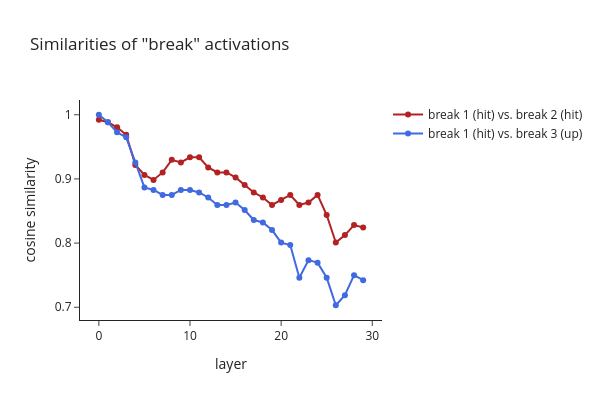

The notebook cell this image was saved under:
### Markdown cell above
Let's visualize how residual stream activations change depending on the context by looking at a polysemous word like "break".

### Code cell
import plotly.graph_objects as go
import torch

with model.trace("The package is very fragile - it will break easily"):
  # loop through all the layers to get their activations
  break_one = [layer.output[0, -2] for layer in model.model.layers].save()

with model.trace("If you throw the ball at the window you might break it"):
  # loop through all the layers to get their activations
  break_two = [layer.output[0, -2] for layer in model.model.layers].save()

with model.trace("This relationship is hard and I think we should break up"):
  break_three = [layer.output[0, -2] for layer in model.model.layers].save()

# we can use cosine distance to measure how similar the activations are
cosine_similarities_one_vs_two = [
    torch.nn.functional.cosine_similarity(act_one, act_two, dim=0).item()
    for act_one, act_two in zip(break_one, break_two)
]

cosine_similarities_one_vs_three = [
    torch.nn.functional.cosine_similarity(act_one, act_three, dim=0).item()
    for act_one, act_three in zip(break_one, break_three)
]

fig = go.Figure()

# plot similarities between the two physical breaks
fig.add_trace(go.Scatter(
    x=list(range(len(model.model.layers))),
    y=cosine_similarities_one_vs_two,
    mode='lines+markers',
    name='break 1 (hit) vs. break 2 (hit)',
    line=dict(color='firebrick', width=2)
))

# add similarity between physical break and figurative break up
fig.add_trace(go.Scatter(
    x=list(range(len(model.model.layers))),
    y=cosine_similarities_one_vs_three,
    mode='lines+markers',
    name='break 1 (hit) vs. break 3 (up)',
    line=dict(color='royalblue', width=2) # Dashed line
))

fig.update_layout(
    title='Similarities of \"break\" activations',
    xaxis_title='layer',
    yaxis_title='cosine similarity'
)

fig.update_layout(template="simple_white", width=600, height=400)

fig.show()

### Figure 1 — Plotly figure (JSON) as saved in the notebook; plotly's stock layout.template omitted (floating-point values rounded to 4 significant figures)
{"data": [{"line": {"color": "firebrick", "width": 2}, "mode": "lines+markers", "name": "break 1 (hit) vs. break 2 (hit)", "type": "scatter", "x": [0, 1, 2, 3, 4, 5, 6, 7, 8, 9, 10, 11, 12, 13, 14, 15, 16, 17, 18, 19, 20, 21, 22, 23, 24, 25, 26, 27, 28, 29], "y": [0.9922, 0.9883, 0.9805, 0.9688, 0.9219, 0.9062, 0.8984, 0.9102, 0.9297, 0.9258, 0.9336, 0.9336, 0.918, 0.9102, 0.9102, 0.9023, 0.8906, 0.8789, 0.8711, 0.8594, 0.8672, 0.875, 0.8594, 0.8633, 0.875, 0.8438, 0.8008, 0.8125, 0.8281, 0.8242]}, {"line": {"color": "royalblue", "width": 2}, "mode": "lines+markers", "name": "break 1 (hit) vs. break 3 (up)", "type": "scatter", "x": [0, 1, 2, 3, 4, 5, 6, 7, 8, 9, 10, 11, 12, 13, 14, 15, 16, 17, 18, 19, 20, 21, 22, 23, 24, 25, 26, 27, 28, 29], "y": [1, 0.9883, 0.9727, 0.9648, 0.9258, 0.8867, 0.8828, 0.875, 0.875, 0.8828, 0.8828, 0.8789, 0.8711, 0.8594, 0.8594, 0.8633, 0.8516, 0.8359, 0.832, 0.8203, 0.8008, 0.7969, 0.7461, 0.7734, 0.7695, 0.7461, 0.7031, 0.7188, 0.75, 0.7422]}], "layout": {"height": 400, "title": {"text": "Similarities of \"break\" activations"}, "width": 600, "xaxis": {"title": {"text": "layer"}}, "yaxis": {"title": {"text": "cosine similarity"}}}}
